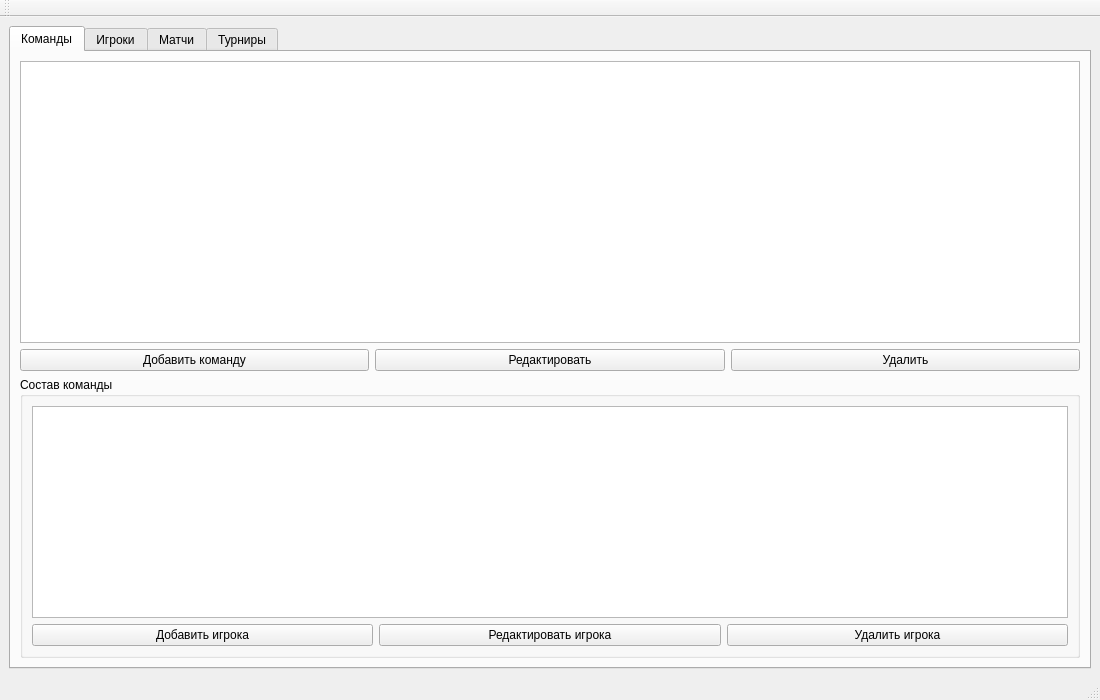
<?xml version="1.0" encoding="UTF-8"?>
<ui version="4.0">
 <class>MainWindow</class>
 <widget class="QMainWindow" name="MainWindow">
  <property name="geometry">
   <rect>
    <x>0</x>
    <y>0</y>
    <width>1100</width>
    <height>700</height>
   </rect>
  </property>
  <property name="windowTitle">
   <string>Баскетбольный симулятор</string>
  </property>
  <widget class="QWidget" name="centralwidget">
   <layout class="QVBoxLayout" name="verticalLayoutMain">
    <item>
     <widget class="QTabWidget" name="tabWidget">
      <property name="tabPosition">
       <enum>QTabWidget::North</enum>
      </property>
      <property name="currentIndex">
       <number>0</number>
      </property>
      <widget class="QWidget" name="tabTeams">
       <attribute name="title">
        <string>Команды</string>
       </attribute>
       <layout class="QVBoxLayout" name="verticalLayoutTeams">
        <item>
         <widget class="QTableView" name="teamsTable"/>
        </item>
        <item>
         <layout class="QHBoxLayout">
          <item>
           <widget class="QPushButton" name="addTeamButton">
            <property name="text">
             <string>Добавить команду</string>
            </property>
           </widget>
          </item>
          <item>
           <widget class="QPushButton" name="editTeamButton">
            <property name="text">
             <string>Редактировать</string>
            </property>
           </widget>
          </item>
          <item>
           <widget class="QPushButton" name="deleteTeamButton">
            <property name="text">
             <string>Удалить</string>
            </property>
           </widget>
          </item>
         </layout>
        </item>
        <item>
         <widget class="QGroupBox" name="teamInfoBox">
          <property name="title">
           <string>Состав команды</string>
          </property>
          <layout class="QVBoxLayout">
           <item>
            <widget class="QTableView" name="teamPlayersTable"/>
           </item>
           <item>
            <layout class="QHBoxLayout">
             <item>
              <widget class="QPushButton" name="addPlayerButton">
               <property name="text">
                <string>Добавить игрока</string>
               </property>
              </widget>
             </item>
             <item>
              <widget class="QPushButton" name="editPlayerButton">
               <property name="text">
                <string>Редактировать игрока</string>
               </property>
              </widget>
             </item>
             <item>
              <widget class="QPushButton" name="deletePlayerButton">
               <property name="text">
                <string>Удалить игрока</string>
               </property>
              </widget>
             </item>
            </layout>
           </item>
          </layout>
         </widget>
        </item>
       </layout>
      </widget>
      <widget class="QWidget" name="tabPlayers">
       <attribute name="title">
        <string>Игроки</string>
       </attribute>
       <layout class="QVBoxLayout" name="verticalLayoutPlayers">
        <item>
         <widget class="QTableView" name="playersTable"/>
        </item>
        <item>
         <widget class="QGroupBox" name="playerStatsBox">
          <property name="title">
           <string>Статистика игрока</string>
          </property>
          <layout class="QVBoxLayout">
           <item>
            <widget class="QLabel" name="playerStatsLabel"/>
           </item>
          </layout>
         </widget>
        </item>
       </layout>
      </widget>
      <widget class="QWidget" name="tabMatches">
       <attribute name="title">
        <string>Матчи</string>
       </attribute>
       <layout class="QVBoxLayout" name="verticalLayoutMatches">
        <item>
         <widget class="QTableView" name="matchesTable"/>
        </item>
        <item>
         <widget class="QPushButton" name="simulateMatchButton">
          <property name="text">
           <string>Симулировать матч</string>
          </property>
         </widget>
        </item>
        <item>
         <widget class="QGroupBox" name="matchInfoBox">
          <property name="title">
           <string>Детали матча</string>
          </property>
          <layout class="QVBoxLayout">
           <item>
            <widget class="QLabel" name="matchDetailsLabel"/>
           </item>
           <item>
            <widget class="QListWidget" name="matchEventsList"/>
           </item>
          </layout>
         </widget>
        </item>
       </layout>
      </widget>
      <widget class="QWidget" name="tabTournaments">
       <attribute name="title">
        <string>Турниры</string>
       </attribute>
       <layout class="QVBoxLayout" name="verticalLayoutTournaments">
        <item>
         <widget class="QTableView" name="tournamentTable"/>
        </item>
        <item>
         <widget class="QPushButton" name="simulateTournamentButton">
          <property name="text">
           <string>Симулировать турнир</string>
          </property>
         </widget>
        </item>
        <item>
         <widget class="QGroupBox" name="tournamentInfoBox">
          <property name="title">
           <string>Турнирная таблица</string>
          </property>
          <layout class="QVBoxLayout">
           <item>
            <widget class="QTableView" name="standingsTable"/>
           </item>
          </layout>
         </widget>
        </item>
       </layout>
      </widget>
     </widget>
    </item>
   </layout>
  </widget>
  <widget class="QMenuBar" name="menubar">
   <property name="geometry">
    <rect>
     <x>0</x>
     <y>0</y>
     <width>1100</width>
     <height>25</height>
    </rect>
   </property>
  </widget>
  <widget class="QToolBar" name="mainToolBar">
   <attribute name="toolBarArea">
    <enum>TopToolBarArea</enum>
   </attribute>
   <attribute name="toolBarBreak">
    <bool>false</bool>
   </attribute>
  </widget>
  <widget class="QStatusBar" name="statusbar"/>
 </widget>
 <resources/>
 <connections/>
</ui>
